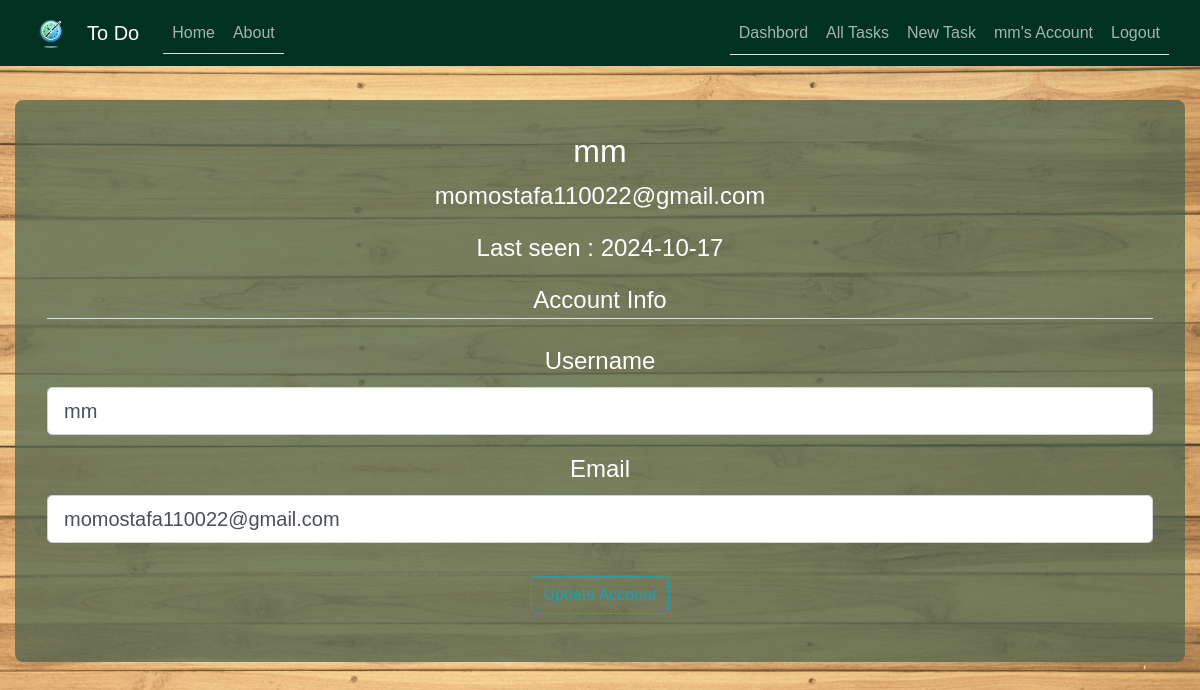
The page /account (signed in) on the database as committed earlier.
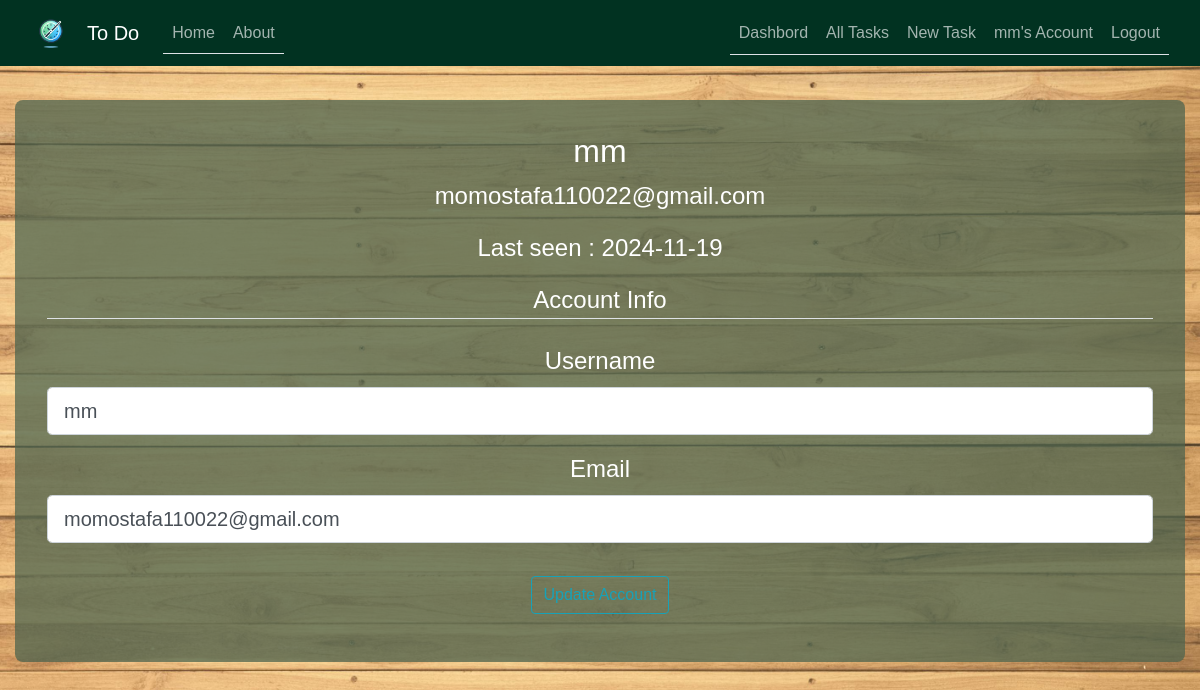
The same page on the database as committed later.
### To_Do/models.py (models this page shows, shortened)
class User(db.Model, UserMixin):
    id = db.Column(db.Integer, primary_key=True)
    username = db.Column(db.String(50), unique=True, nullable=False)
    email = db.Column(db.String(100), unique=True, nullable=False)
    password = db.Column(db.String(255), nullable=False)
    date_joined = db.Column(db.DateTime, default=datetime.now)
    last_login = db.Column(db.DateTime, default=datetime.now)
    tasks = db.relationship("Task", backref="user", lazy=True)
    task_collaborators = db.relationship("TaskCollaborator", backref="user", lazy=True)

### To_Do/users/routes.py (the view)
@users.route("/account", methods=['GET', 'POST'])
@login_required
def account():
    form = UpdateAccountForm()
    if form.validate_on_submit():
        current_user.username = form.username.data
        current_user.email = form.email.data
        current_user.last_login = datetime.utcnow()
        db.session.add(current_user)
        db.session.commit()
        flash('Your account has been updated!', 'success')
        return redirect(url_for('users.account'))
    elif request.method == 'GET':
        if current_user.is_authenticated:
            form.username.data = current_user.username
            form.email.data = current_user.email
    return render_template('account.html', title='Account', form=form)

### To_Do/users/forms.py (shortened to what this page needs)
class UpdateAccountForm(FlaskForm):
    username = StringField(
        "Username", validators=[DataRequired(), Length(min=2, max=50)]
    )
    email = StringField("Email", validators=[DataRequired(), Email()])
    submit = SubmitField("Update Account")

### To_Do/models.py (called while the page is built)
@login_manager.user_loader
def load_user(user_id):
    return User.query.get(int(user_id))

### To_Do/templates/account.html (shortened to what this page needs)
{% extends "base.html" %}
{% block content %}
<div class="content-section">
    <div class="media">
        <div class="media-body">
            <h2 class="account-heading">{{ current_user.username }}</h2>
            <p class="text-secondary1" style="color: #fff;" >{{ current_user.email }}</p>
            {% if current_user.last_login != None %}
            <p class="text-secondary1" style="color: #fff;" >Last seen : {{ current_user.last_login.strftime('%Y-%m-%d') }}</p>
            {% else %}
            <p class="text-secondary1" style="color: #fff;" >Last seen : **** </p>
            {% endif %}
        </div>
    </div>
    <form method="POST" action="" enctype="multipart/form-data">
        <fieldset class="form-group">
            <legend class="border-bottom mb-4">Account Info</legend>
            <div class="form-group">
                {{ form.username.label(class="form-control-label") }}
                {% if form.username.errors %}
                    {{ form.username(class="form-control form-control-lg is-invalid") }}
                    <div class="invalid-feedback">
                        {% for error in form.username.errors %}
                            <span>{{ error }}</span>
                        {% endfor %}
                    </div>
                {% else %}
                    {{ form.username(class="form-control form-control-lg") }}
                {% endif %}
            </div>
            <div class="form-group">
                {{ form.email.label(class="form-control-label") }}
                {% if form.email.errors %}
                    {{ form.email(class="form-control form-control-lg is-invalid") }}
                    <div class="invalid-feedback">
                        {% for error in form.email.errors %}
                            <span>{{ error }}</span>
                        {% endfor %}
                    </div>
                {% else %}
                    {{ form.email(class="form-control form-control-lg") }}
                {% endif %}
            </div>
        </fieldset>
        <div class="form-group">
            {{ form.submit(class="btn btn-outline-info") }}
        </div>
    </form>
</div>
{% endblock content %}

### To_Do/templates/base.html (shortened to what this page needs)
<!DOCTYPE html>
<html>
<head>
    <link rel="stylesheet" href="https://maxcdn.bootstrapcdn.com/bootstrap/4.0.0/css/bootstrap.min.css">
    <link rel="stylesheet" type="text/css" href="{{ url_for('static', filename='/css/main.css') }}">
</head>
<body>
    <header class="site-header">
      <nav class="navbar navbar-expand-md navbar-dark bg-steel fixed-top">
        <div class="container">
        <a class="navbar-brand" href="/">
          <img src="{{ url_for('static', filename='logo.png') }}" alt="Logo" style="width:40px;">
        </a>
          <a class="navbar-brand mr-4" href="/">To Do</a>
          <div class="collapse navbar-collapse" id="navbarToggle">
            <div class="nav nav-tabs mr-auto navbar-nav">
              <a class="nav-item nav-link" href="/">Home</a>
              <a class="nav-item nav-link" href="/about">About</a>
            </div>
            <div class="nav nav-tabs">
              <div class="navbar-nav">
                {% if current_user.is_authenticated %}
                <a class="nav-link" href="/dashbord">Dashbord</a>
                  <a class="nav-link" href="{{ url_for('tasks.all_tasks') }}"> All Tasks </a>
                  <a class="nav-link" href="{{ url_for('tasks.new_task') }}">New Task</a>
                  <a class="nav-link" href="/account">{{ current_user.username }}'s Account</a>
                  <a class="nav-link" href="{{ url_for('users.logout') }}">Logout</a>
                {% else %}
                  <a class="nav-item nav-link" href="{{ url_for('users.login') }}">Login</a>
                  <a class="nav-item nav-link" href="{{ url_for('users.sign_up') }}">Sign Up</a>
                {% endif %}
              </div>
            </div>
          </div>
        </div>
      </nav>
    </header>
    <main role="main" class="container">
      <div class="row">
        <div class="col-md-12">
          {% block content %}{% endblock %}
        </div>
      </div>
    </main>
  </body>
</html>

### To_Do/static/css/main.css (style rules this page uses)
* { box-sizing: border-box; }
body { width: 100%; height: 100vh; font-family: Arial, sans-serif; background-image: url('../background.jpg'); background-position: center; background-size:cover; background-attachment:scroll; position: relative; margin-top: 5rem; color: #000000; }
.bg-steel { background-color: #013221; color: #000000; }
.container { width: 100%; max-width: 1400px; text-align: center; margin: 0 auto; border-radius: 40%; }
.content-section { background: #4c634ebc; padding: 2rem; border-radius: 8px; margin-top: 20px; color: #fff; font-size: 1.5rem; }
.site-header .navbar-nav .nav-link { color: #fdfeffa4; }
a { color: #f3f3f3; text-decoration: none; }

Rows that differ between the two databases and show on the page:
changed User "mm": last_login "2024-10-17" → "2024-11-19"
